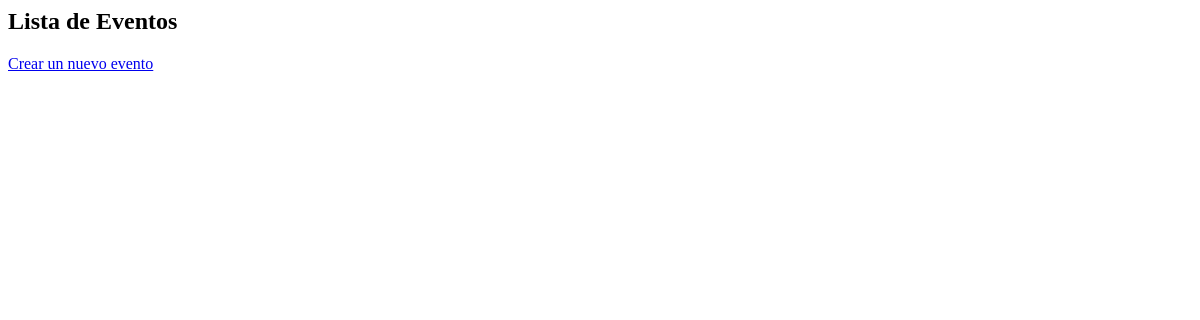
The app's page /eventos/listar/ (signed in), older data.
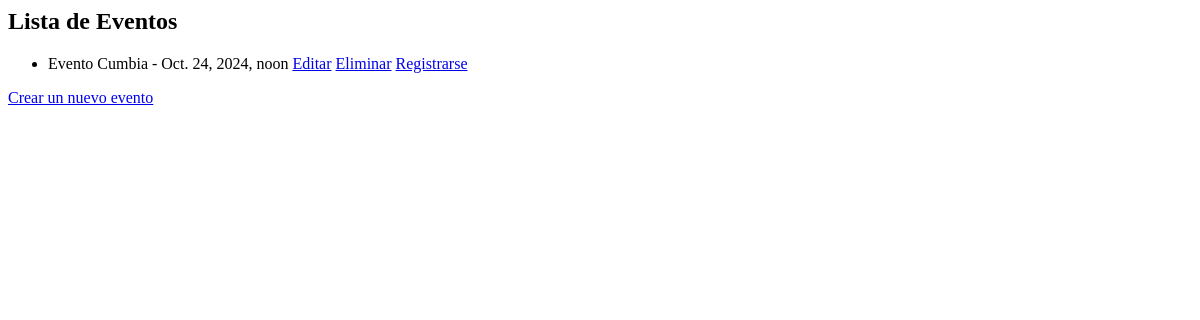
The same page, newer data.
### eventos/models.py (models this page shows, shortened)
class Evento(models.Model):
    nombre = models.CharField(max_length=100)
    descripcion = models.TextField()
    fecha = models.DateTimeField()
    organizador = models.ForeignKey(User, on_delete=models.CASCADE)

### eventos/views.py (the view)
# urls.py: path('listar/', views.listar_eventos, name='listar_eventos'),
@login_required
def listar_eventos(request):
    eventos = Evento.objects.all()
    return render(request, 'eventos/listar_eventos.html', {'eventos': eventos})

### eventos/templates/eventos/listar_eventos.html
<h2>Lista de Eventos</h2>
<ul>
    {% for evento in eventos %}
        <li>
            {{ evento.nombre }} - {{ evento.fecha }}
            <a href="{% url 'actualizar_evento' evento.id %}">Editar</a>
            <a href="{% url 'eliminar_evento' evento.id %}">Eliminar</a>
            <a href="{% url 'registrar_usuario' evento.id %}">Registrarse</a>
        </li>
    {% endfor %}
</ul>
<a href="{% url 'crear_evento' %}">Crear un nuevo evento</a>

Row changes from the older to the newer data that the page shows:
added Evento: nombre "Evento Cumbia", fecha "Oct. 24, 2024, noon"
